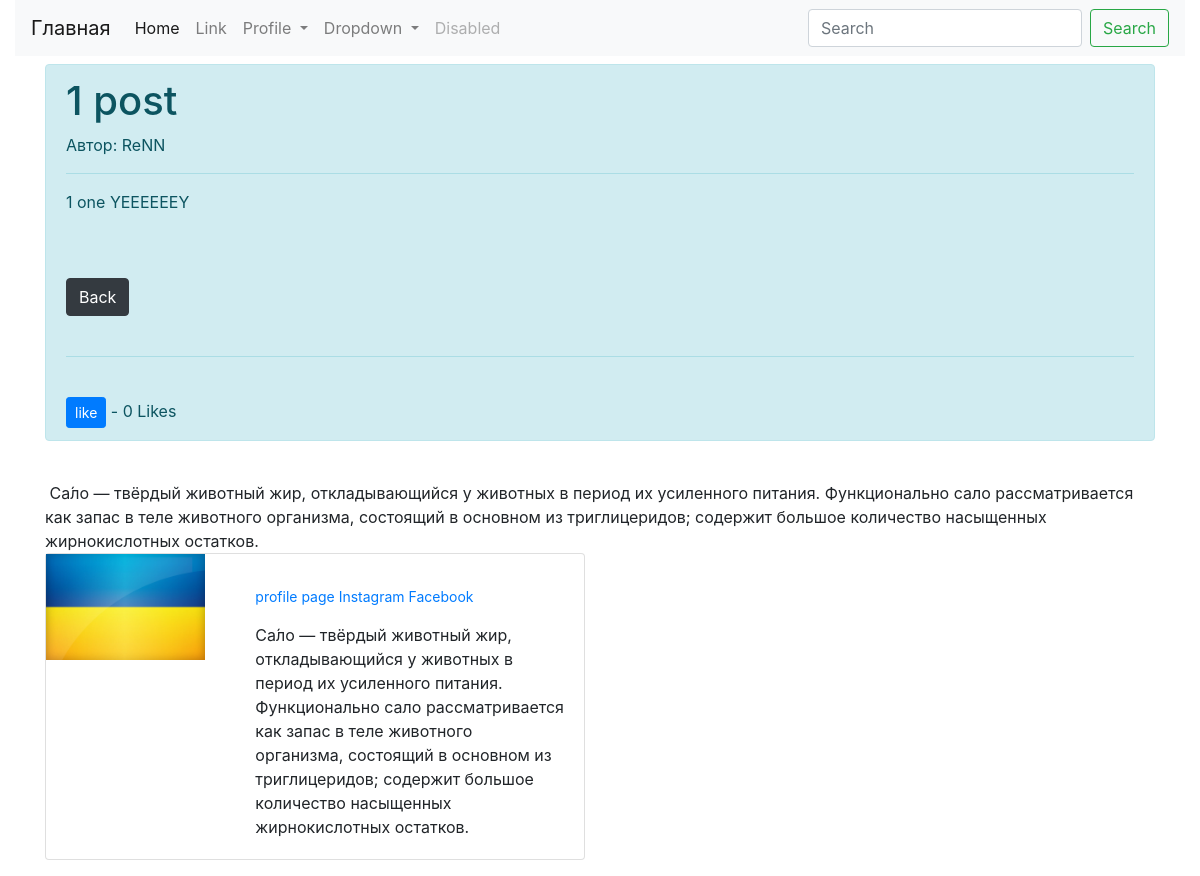
/posts/1, run on the app's committed database.
### polls/models.py (models this page shows, shortened)
class Post (models.Model):
    title = models.CharField(max_length = 255)
    author = models.ForeignKey(User, on_delete = models.CASCADE)
    body = RichTextField(blank = True, null = True)
    likes = models.ManyToManyField(User, related_name = "blog_posts")
    def total_likes(self):
        return self.likes.count()

class Profile(models.Model):
    user = models.OneToOneField(User, null = True, on_delete = models.CASCADE)
    bio = models.TextField()
    profile_pic =  models.ImageField(null = True, blank = True, upload_to = "images/profile/")
    website_url = models.CharField(max_length = 255, null = True, blank = True)
    facebook_url = models.CharField(max_length = 255, null = True, blank = True)
    instagram_url = models.CharField(max_length = 255, null = True, blank = True)

### polls/views.py (the view)
# urls.py: path('posts/<int:pk>', PostHomeView.as_view(), name = "post-detail"),
class PostHomeView(DetailView):
	model = Post
	template_name = 'post_details.html'
	def get_context_data(self, **kwargs):
		context = super(PostHomeView, self).get_context_data(**kwargs)
		stuff = get_object_or_404(Post, id = self.kwargs['pk'])
		total_likes = stuff.total_likes()
		liked = False
		if stuff.likes.filter(id = self.request.user.id).exists():
			liked = True
		context['total_likes'] = total_likes
		context['liked'] = liked
		return context

### templates/post_details.html (shortened to what this page needs)
{% extends 'base.html' %}
{% load static %}
{% block content %}
<div class = "row">
    <div class = "col-sm-12">
        <div class = "alert alert-info mt-2">
            <h1> {{ post.title }} </h1>
            <p> Автор: {{ post.author }} </p>
            <hr>
            <p> {{ post.body|safe }} </p>
            <br>
            <br>
            <a class = "btn btn-dark" href = "{% url 'posts' %}"> Back </a>
        <br><br>
        <hr>
        <br>
        <form action = "{% url 'like_post' post.pk %}" method = "POST">
            {% if liked %}
            <button type = "submit" name = "post_id" value = "{{post.id}}" class = "btn btn-danger btn-sm"> unlike </button>
            {% else %}
            <button type = "submit" name = "post_id" value = "{{post.id}}" class = "btn btn-primary btn-sm"> like </button>
            {% endif %}
            - {{total_likes}} Likes
        </form>
        </div>
        <br>
        {{post.author.profile.bio}}
        <div class="card mb-3" style="max-width: 540px;">
            <div class="row g-0">
              <div class="col-md-4">
                {% if post.author.profile_pic %}
                  <img src = "{{post.author.profile_pic.url}}" width = 250 class = "img-fluid rounded-circle">
                {% else %}
                  <img src = "{% static 'blog/images/uk.jpg' %}" width = 250 class = "img-fluid">
                {% endif %}
              </div>
              <div class="col-md-8">
                <div class="card-body">
                  <p class="small text-muted">
                    <a href = "{% url 'show_profile_page' post.author.profile.id%}"> profile page </a>
                    {% if post.author.profile.instagram_url %}
                      <a href = "{{post.author.profile.instagram_url}}"> Instagram </a>
                    {% endif %}
                    {% if post.author.profile.facebook_url %}
                      <a href = "{{post.author.profile.facebook_url}}"> Facebook </a>
                    {% endif %}
                  </p>
                  <p class="card-text"> {{ post.author.profile.bio }} </p>
                </div>
              </div>
            </div>
          </div>
    </div>
</div>
{% endblock  %}

### data on the page
Post: title "1 post", author "ReNN", body "1 one YEEEEEEY", author.profile.bio "Са́ло — твёрдый животный жир, откладывающийся у животных в период их усиленного питания. Функционально сало рассматривается как запас в теле животного организма, состоящий в основном из триглицеридов; содержит большое количество насыщенных жирнокислотных остатков."

### other printed values
{{ total_likes }} "0"
